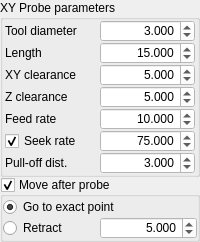
            <widget class="QWidget" name="qwParams" native="true">
             <layout class="QVBoxLayout" name="verticalLayout_8">
              <property name="spacing">
               <number>0</number>
              </property>
              <property name="leftMargin">
               <number>0</number>
              </property>
              <property name="topMargin">
               <number>0</number>
              </property>
              <property name="rightMargin">
               <number>0</number>
              </property>
              <property name="bottomMargin">
               <number>0</number>
              </property>
              <item>
               <widget class="QGroupBox" name="qwParamsXYin">
                <property name="title">
                 <string>XY Probe parameters</string>
                </property>
                <layout class="QGridLayout" name="gridLayout_6">
                 <property name="leftMargin">
                  <number>2</number>
                 </property>
                 <property name="topMargin">
                  <number>0</number>
                 </property>
                 <property name="rightMargin">
                  <number>2</number>
                 </property>
                 <property name="bottomMargin">
                  <number>0</number>
                 </property>
                 <property name="spacing">
                  <number>0</number>
                 </property>
                 <item row="0" column="0">
                  <widget class="QLabel" name="label_28">
                   <property name="toolTip">
                    <string>Z distance to the destination point that the probe will move towards, starting from the current location.</string>
                   </property>
                   <property name="text">
                    <string>Tool diameter</string>
                   </property>
                  </widget>
                 </item>
                 <item row="0" column="1">
                  <widget class="QDoubleSpinBox" name="dsbToolDiameter">
                   <property name="maximumSize">
                    <size>
                     <width>16777215</width>
                     <height>23</height>
                    </size>
                   </property>
                   <property name="toolTip">
                    <string>Z distance to the destination point that the probe will move towards, starting from the current location.</string>
                   </property>
                   <property name="styleSheet">
                    <string notr="true">background: palette(Base)</string>
                   </property>
                   <property name="alignment">
                    <set>Qt::AlignRight|Qt::AlignTrailing|Qt::AlignVCenter</set>
                   </property>
                   <property name="decimals">
                    <number>3</number>
                   </property>
                   <property name="minimum">
                    <double>0.000000000000000</double>
                   </property>
                   <property name="maximum">
                    <double>10000.000000000000000</double>
                   </property>
                   <property name="singleStep">
                    <double>0.100000000000000</double>
                   </property>
                   <property name="value">
                    <double>3.000000000000000</double>
                   </property>
                  </widget>
                 </item>
                 <item row="1" column="0">
                  <widget class="QLabel" name="label_40">
                   <property name="toolTip">
                    <string>Z distance to the destination point that the probe will move towards, starting from the current location.</string>
                   </property>
                   <property name="text">
                    <string>Length</string>
                   </property>
                  </widget>
                 </item>
                 <item row="1" column="1">
                  <widget class="QDoubleSpinBox" name="dsbDistanceXY">
                   <property name="maximumSize">
                    <size>
                     <width>16777215</width>
                     <height>23</height>
                    </size>
                   </property>
                   <property name="toolTip">
                    <string>Z distance to the destination point that the probe will move towards, starting from the current location.</string>
                   </property>
                   <property name="styleSheet">
                    <string notr="true">background: palette(Base)</string>
                   </property>
                   <property name="alignment">
                    <set>Qt::AlignRight|Qt::AlignTrailing|Qt::AlignVCenter</set>
                   </property>
                   <property name="decimals">
                    <number>3</number>
                   </property>
                   <property name="minimum">
                    <double>-10000.000000000000000</double>
                   </property>
                   <property name="maximum">
                    <double>10000.000000000000000</double>
                   </property>
                   <property name="singleStep">
                    <double>0.100000000000000</double>
                   </property>
                   <property name="value">
                    <double>15.000000000000000</double>
                   </property>
                  </widget>
                 </item>
                 <item row="2" column="0">
                  <widget class="QLabel" name="label_38">
                   <property name="toolTip">
                    <string>Z distance to the destination point that the probe will move towards, starting from the current location.</string>
                   </property>
                   <property name="text">
                    <string>XY clearance</string>
                   </property>
                  </widget>
                 </item>
                 <item row="2" column="1">
                  <widget class="QDoubleSpinBox" name="dsbClearanceXY">
                   <property name="maximumSize">
                    <size>
                     <width>16777215</width>
                     <height>23</height>
                    </size>
                   </property>
                   <property name="toolTip">
                    <string>Z distance to the destination point that the probe will move towards, starting from the current location.</string>
                   </property>
                   <property name="styleSheet">
                    <string notr="true">background: palette(Base)</string>
                   </property>
                   <property name="alignment">
                    <set>Qt::AlignRight|Qt::AlignTrailing|Qt::AlignVCenter</set>
                   </property>
                   <property name="decimals">
                    <number>3</number>
                   </property>
                   <property name="minimum">
                    <double>-10000.000000000000000</double>
                   </property>
                   <property name="maximum">
                    <double>10000.000000000000000</double>
                   </property>
                   <property name="singleStep">
                    <double>0.100000000000000</double>
                   </property>
                   <property name="value">
                    <double>5.000000000000000</double>
                   </property>
                  </widget>
                 </item>
                 <item row="3" column="0">
                  <widget class="QLabel" name="label_39">
                   <property name="toolTip">
                    <string>Z distance to the destination point that the probe will move towards, starting from the current location.</string>
                   </property>
                   <property name="text">
                    <string>Z clearance</string>
                   </property>
                  </widget>
                 </item>
                 <item row="3" column="1">
                  <widget class="QDoubleSpinBox" name="dsbClearanceZ">
                   <property name="maximumSize">
                    <size>
                     <width>16777215</width>
                     <height>23</height>
                    </size>
                   </property>
                   <property name="toolTip">
                    <string>Z distance to the destination point that the probe will move towards, starting from the current location.</string>
                   </property>
                   <property name="styleSheet">
                    <string notr="true">background: palette(Base)</string>
                   </property>
                   <property name="alignment">
                    <set>Qt::AlignRight|Qt::AlignTrailing|Qt::AlignVCenter</set>
                   </property>
                   <property name="decimals">
                    <number>3</number>
                   </property>
                   <property name="minimum">
                    <double>-10000.000000000000000</double>
                   </property>
                   <property name="maximum">
                    <double>10000.000000000000000</double>
                   </property>
                   <property name="singleStep">
                    <double>0.100000000000000</double>
                   </property>
                   <property name="value">
                    <double>5.000000000000000</double>
                   </property>
                  </widget>
                 </item>
                 <item row="4" column="0">
                  <widget class="QLabel" name="label_29">
                   <property name="toolTip">
                    <string>Feed rate to slowly engage probe to determine its location accurately (unit/mn).</string>
                   </property>
                   <property name="text">
                    <string>Feed rate</string>
                   </property>
                  </widget>
                 </item>
                 <item row="4" column="1">
                  <widget class="QDoubleSpinBox" name="dsbFeedRateXY">
                   <property name="maximumSize">
                    <size>
                     <width>16777215</width>
                     <height>23</height>
                    </size>
                   </property>
                   <property name="toolTip">
                    <string>Feed rate to slowly engage probe to determine its location accurately.</string>
                   </property>
                   <property name="styleSheet">
                    <string notr="true">background: palette(Base)</string>
                   </property>
                   <property name="alignment">
                    <set>Qt::AlignRight|Qt::AlignTrailing|Qt::AlignVCenter</set>
                   </property>
                   <property name="decimals">
                    <number>3</number>
                   </property>
                   <property name="minimum">
                    <double>-10000.000000000000000</double>
                   </property>
                   <property name="maximum">
                    <double>10000.000000000000000</double>
                   </property>
                   <property name="singleStep">
                    <double>0.100000000000000</double>
                   </property>
                   <property name="value">
                    <double>10.000000000000000</double>
                   </property>
                  </widget>
                 </item>
                 <item row="5" column="0">
                  <widget class="QCheckBox" name="chkSeekXY">
                   <property name="toolTip">
                    <string>Seek rate to quickly probe before the slower locating phase.
Need to define non nul probe pull-off distance (unit/mn).</string>
                   </property>
                   <property name="text">
                    <string>Seek rate</string>
                   </property>
                   <property name="checked">
                    <bool>true</bool>
                   </property>
                  </widget>
                 </item>
                 <item row="5" column="1">
                  <widget class="QDoubleSpinBox" name="dbsSeekRateXY">
                   <property name="maximumSize">
                    <size>
                     <width>16777215</width>
                     <height>23</height>
                    </size>
                   </property>
                   <property name="toolTip">
                    <string>Seek rate to quickly probe before the slower locating phase.
Need to define non nul probe pull-off distance.</string>
                   </property>
                   <property name="styleSheet">
                    <string notr="true">background: palette(Base)</string>
                   </property>
                   <property name="alignment">
                    <set>Qt::AlignRight|Qt::AlignTrailing|Qt::AlignVCenter</set>
                   </property>
                   <property name="decimals">
                    <number>3</number>
                   </property>
                   <property name="minimum">
                    <double>-10000.000000000000000</double>
                   </property>
                   <property name="maximum">
                    <double>10000.000000000000000</double>
                   </property>
                   <property name="singleStep">
                    <double>0.100000000000000</double>
                   </property>
                   <property name="value">
                    <double>75.000000000000000</double>
                   </property>
                  </widget>
                 </item>
                 <item row="6" column="0">
                  <widget class="QLabel" name="lblPullOffXY">
                   <property name="toolTip">
                    <string>Retract distance after triggering probe to disengage it. Probing will fail if switch isn't cleared.</string>
                   </property>
                   <property name="text">
                    <string>Pull-off dist.</string>
                   </property>
                  </widget>
                 </item>
                 <item row="6" column="1">
                  <widget class="QDoubleSpinBox" name="dsbPullOffXY">
                   <property name="maximumSize">
                    <size>
                     <width>16777215</width>
                     <height>23</height>
                    </size>
                   </property>
                   <property name="toolTip">
                    <string>Retract distance after triggering probe to disengage it. Probing will fail if switch isn't cleared.</string>
                   </property>
                   <property name="styleSheet">
                    <string notr="true">background: palette(Base)</string>
                   </property>
                   <property name="alignment">
                    <set>Qt::AlignRight|Qt::AlignTrailing|Qt::AlignVCenter</set>
                   </property>
                   <property name="decimals">
                    <number>3</number>
                   </property>
                   <property name="minimum">
                    <double>-10000.000000000000000</double>
                   </property>
                   <property name="maximum">
                    <double>10000.000000000000000</double>
                   </property>
                   <property name="singleStep">
                    <double>0.100000000000000</double>
                   </property>
                   <property name="value">
                    <double>3.000000000000000</double>
                   </property>
                  </widget>
                 </item>
                </layout>
               </widget>
              </item>
              <item>
               <widget class="QGroupBox" name="gbMoveAfterXY">
                <property name="title">
                 <string>Move after probe</string>
                </property>
                <property name="checkable">
                 <bool>true</bool>
                </property>
                <layout class="QGridLayout" name="gridLayout_12">
                 <property name="leftMargin">
                  <number>0</number>
                 </property>
                 <property name="topMargin">
                  <number>0</number>
                 </property>
                 <property name="rightMargin">
                  <number>0</number>
                 </property>
                 <property name="bottomMargin">
                  <number>0</number>
                 </property>
                 <property name="spacing">
                  <number>0</number>
                 </property>
                 <item row="0" column="0" colspan="2">
                  <widget class="QRadioButton" name="rbtMove2PointAfterXY">
                   <property name="toolTip">
                    <string>Go to exact probe point coordinate to correct overshooting of point due to the deceleration planning.</string>
                   </property>
                   <property name="text">
                    <string>Go to exact point</string>
                   </property>
                   <property name="checked">
                    <bool>true</bool>
                   </property>
                  </widget>
                 </item>
                 <item row="1" column="0">
                  <widget class="QRadioButton" name="rbtRetractAfterXY">
                   <property name="toolTip">
                    <string>Define the retract distance after probing.</string>
                   </property>
                   <property name="text">
                    <string>Retract</string>
                   </property>
                  </widget>
                 </item>
                 <item row="1" column="1">
                  <widget class="QDoubleSpinBox" name="dsbRetractXY">
                   <property name="maximumSize">
                    <size>
                     <width>16777215</width>
                     <height>23</height>
                    </size>
                   </property>
                   <property name="toolTip">
                    <string>Define the retract distance after probing.</string>
                   </property>
                   <property name="styleSheet">
                    <string notr="true">background: palette(Base)</string>
                   </property>
                   <property name="alignment">
                    <set>Qt::AlignRight|Qt::AlignTrailing|Qt::AlignVCenter</set>
                   </property>
                   <property name="decimals">
                    <number>3</number>
                   </property>
                   <property name="minimum">
                    <double>-10000.000000000000000</double>
                   </property>
                   <property name="maximum">
                    <double>10000.000000000000000</double>
                   </property>
                   <property name="singleStep">
                    <double>0.100000000000000</double>
                   </property>
                   <property name="value">
                    <double>5.000000000000000</double>
                   </property>
                  </widget>
                 </item>
                </layout>
               </widget>
              </item>
             </layout>
            </widget>
